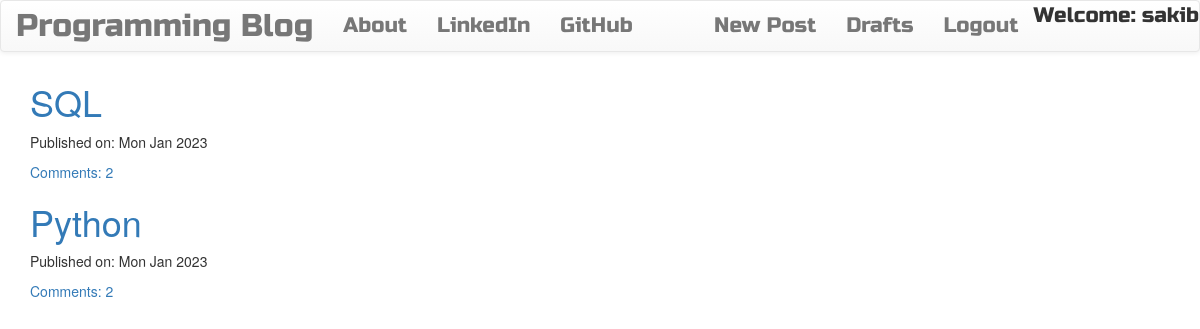
The app's page / (signed in) with its own data.
### blog/models.py (models this page shows, shortened)
class Post(models.Model):
    author = models.ForeignKey('auth.User',on_delete=models.CASCADE)
    title = models.CharField(max_length=200)
    text = models.TextField()
    create_date = models.DateTimeField(default=timezone.now)
    published_date = models.DateTimeField(blank=True,null=True)
    def approve_comments(self):
        return self.comments.filter(approved_comment=True)

### blog/views.py (the view)
# urls.py: path('',views.PostListView.as_view(),name="post_list"),
class PostListView(ListView):
    model = Post
    template_name = 'blog/post_list.html'
    def get_queryset(self):
        return Post.objects.filter(published_date__lte=timezone.now()).order_by('-published_date')

### blog/templates/blog/post_list.html
{% extends "blog/base.html" %}
{% block body_block %}
  <div class="centerstage">
    {% for post in post_list %}
      <div class="post">
        <h1><a href="{% url "blog:post_detail" pk=post.pk %}">{{post.title}}</a></h1>
        <div class="date">
          <p>Published on: {{post.published_date|date:"D M Y"}}</p>
        </div>
        <a href="{% url "blog:post_detail" pk=post.pk %}">Comments: {{post.approve_comments.count}}</a>
      </div>
    {% endfor %}
  </div>
{% endblock %}

### blog/templates/blog/base.html (shortened to what this page needs)
<!DOCTYPE html>
{% load static %}
<html lang="en" dir="ltr">
  <head>
    <link rel="stylesheet" href="https://cdn.jsdelivr.net/npm/bootstrap@3.3.7/dist/css/bootstrap.min.css">
    <link rel="stylesheet" href="https://cdn.jsdelivr.net/npm/bootstrap@3.3.7/dist/css/bootstrap-theme.min.css">
    <link rel="stylesheet" href="//cdn.jsdelivr.net/npm/medium-editor@latest/dist/css/medium-editor.min.css" type="text/css" media="screen" charset="utf-8">
    <link rel="stylesheet" href="{% static "css/blog.css" %}">
  </head>
  <body class="loader">
    <nav class="navbar navbar-default techfont custom-navbar">
      <div class="container-fluid">
        <ul class="nav navbar-nav">
          <li> <a class="navbar-brand bigbrand" href="{% url "blog:post_list" %}">Programming Blog</a> </li>
          <li> <a href="{% url "blog:about" %}">About</a> </li>
          <li> <a href="https://www.linkedin.com">LinkedIn</a> </li>
          <li> <a href="https://www.github.com">GitHub</a> </li>
        </ul>
        <ul class="nav navbar-nav navbar-right">
          {% if user.is_authenticated %}
            <li> <a href="{% url "blog:post_new" %}">New Post</a> </li>
            <li> <a href="{% url "blog:post_draft_list" %}">Drafts</a> </li>
            <li> <a href="{% url "logout" %}">Logout</a> </li>
            <li class="welcome"> Welcome: {{user.username}} </li>
          {% else %}
            <li> <a href="{% url "login" %}"><span class="glyphicon glyphicon-user"></span></a></li>
          {% endif %}
        </ul>
      </div>
    </nav>
    <div class="container">
      <div class="row">
        <div class="col-md-8">
          <div class="blog_posts">
              {% block body_block %}
              {% endblock %}
          </div>
        </div>
      </div>
    </div>
  </body>
</html>

### blog/static/css/blog.css (style rules this page uses)
.techfont { font-family: "Russo One", sans-serif; font-size: 1.5em; margin-bottom: 10px; }
.bigbrand { font-size: 1.5em; }
.centerstage { margin-left: auto; margin-right: auto; }
.loader { filter:hue-rotate(0deg); color:linear-gradient(45deg,#0f8,#08f); animation:hue 10000ms infinite linear; }

### records on screen
Post: title "SQL", published_date "Mon Jan 2023", approve_comments.count "2"
Post: title "Python", published_date "Mon Jan 2023", approve_comments.count "2"

### other values on screen
{{ user.username }} "sakib"
